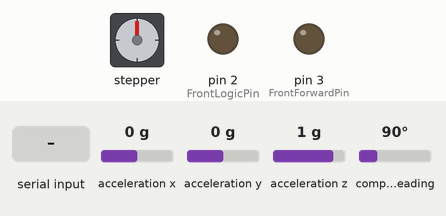
This sketch was run on a simulated Arduino Uno, built with avr-gcc and run on an emulated ATmega328P. Parts: stepper motor, output pins drawn as LEDs (lit = HIGH). Wiring (inferred from the names in the program): stepper motor (2048 steps per turn assumed): coils pin 4, pin 5, pin 6, pin 7. The test bench sets the inputs (shaded band); at power-on: acceleration x 0 g, acceleration y 0 g, acceleration z 1 g, compass heading 90°. Pins used as bus, display or sensor lines are not drawn; what the sketch prints to the serial monitor is not drawn.

Above: at 1.2 s.
1.3 s: "A" received over Serial
At 1.7 s:
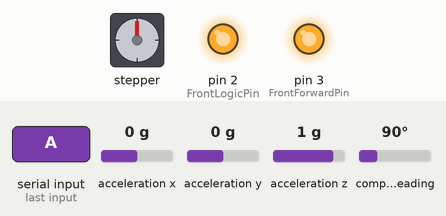
2.8 s: "B" received over Serial
At 4.0 s:
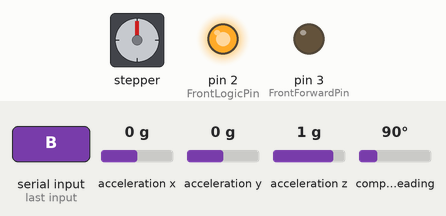
4.3 s: "C" received over Serial
At 5.2 s:
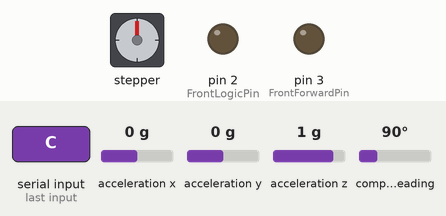
Timing chart, 0 to 7.3 s (numbered marks = the images above; inputs shaded):
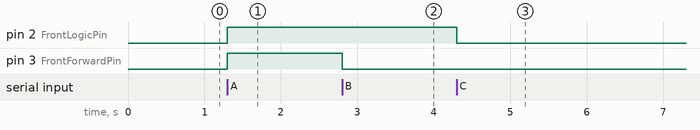

The sketch:

router_xbee.ino
```cpp
//Include Statements for the BNO055 Sensor
#include <Wire.h>
#include <Adafruit_Sensor.h>
#include <Adafruit_BNO055.h>
#include <utility/imumaths.h>
#include <stdio.h>
//include statements for the timer
#include <avr/io.h>
#include <avr/interrupt.h>
//Definitions
Adafruit_BNO055 bno = Adafruit_BNO055();

//First coil's pins/states
const int FrontLogicPin = 2;
const int FrontForwardPin = 3;
const int FrontReversePin = 4;
int FrontLogicState = LOW;
int FrontForwardState = LOW;
int FrontReverseState = LOW;
//Second coil's pins/states
const int SideLogicPin = 5;
const int SideForwardPin = 6;
const int SideReversePin = 7;
int SideLogicState = LOW;
int SideForwardState = LOW;
int SideReverseState = LOW;

int report_heading = 0; //variable used to determine whether it is time to report heading.  Based off Timer1.
bool doneCalibrating = false;
double highestDegree = 0;
double highestMagnetometer = 0;
double targetYaw = 90; //abstract value to begin
double currentYaw;


void setup()
{
  //set the pin modes
  pinMode(FrontLogicPin, OUTPUT);
  pinMode(FrontForwardPin, OUTPUT);
  pinMode(FrontReversePin, OUTPUT);
  pinMode(SideLogicPin, OUTPUT);
  pinMode(SideForwardPin, OUTPUT);
  pinMode(SideReversePin, OUTPUT);
  InitializeTimer1();  //Initialize Timer1

  //begin baudrate frequency 9600
  Serial.begin(9600);  //Physical Serial, "portOne"
  //setup for the BNO055 sensor
  bno.begin();
  bno.setExtCrystalUse(true);
  //calibration
  Serial.println("Calibrating...");
  //assignMagtometerData();
  Serial.print("Relative to initialization "); Serial.print(highestDegree); Serial.println(" is magnetic north");
}


void loop()  //Use the main loop to execute pending functions, and LISTEN for commands
{
  printHeadingReport();
  detectIncomingCommand();
  //controlSys();
}


void controlSys()
{
  //Four Different Initial Cases regarding the current/target yaw
  if (currentYaw > targetYaw && (abs(currentYaw - targetYaw) < 180))
  {
    //turn counter-clockwise
    //calculate the difference between the two points
    double difference = currentYaw - targetYaw;
  }
  if (currentYaw > targetYaw && (abs(currentYaw - targetYaw) > 180))
  {
    //turn clockwise
    //calculate the difference between the two points
    double difference = (360 - currentYaw) + targetYaw;
  }
  if (currentYaw < targetYaw && (abs(currentYaw - targetYaw) < 180))
  {
    //turn clockwise
    //calculate the difference between the two points
    double difference = targetYaw - currentYaw;
  }
  if (currentYaw < targetYaw && (abs(currentYaw - targetYaw) > 180))
  {
    //turn counter-clockwise
    //calculate the difference between the two points
    double difference = currentYaw + (360 - targetYaw);
  }
}


void detectIncomingCommand()
{
  //Read the incoming serial data
  if (Serial.available())
  {
    int nextVar = Serial.read();
    if (nextVar == 65) //ASCII Value for 'A'
    {
      Serial.write('A');
      //Assign states to turn the front coil FORWARD - ON
      FrontLogicState = HIGH;
      FrontForwardState = HIGH;
      FrontReverseState = LOW;
      //Write the states
      digitalWrite(FrontLogicPin, FrontLogicState);
      digitalWrite(FrontForwardPin, FrontLogicState);
      digitalWrite(FrontReversePin, FrontReverseState);
    }

    if (nextVar == 66) //ASCII Value for 'B'
    {
      Serial.write('B');
      //Assign states to turn the front coil REVERSE - ON
      FrontLogicState = HIGH;
      FrontForwardState = LOW;
      FrontReverseState = HIGH;
      //Write the states
      digitalWrite(FrontLogicPin, FrontLogicState);
      digitalWrite(FrontForwardPin, FrontForwardState);
      digitalWrite(FrontReversePin, FrontReverseState);
    }
    if (nextVar == 67) //ASCII Value for 'C'
    {
      Serial.write('C');
      //Assign states to turn the front coil OFF
      FrontLogicState = LOW;
      FrontForwardState = LOW;
      FrontReverseState = LOW;
      //Write the states
      digitalWrite(FrontLogicPin, FrontLogicState);
      digitalWrite(FrontForwardPin, FrontForwardState);
      digitalWrite(FrontReversePin, FrontReverseState);
    }

    if (nextVar == 68) //ASCII Value for 'D'
    {
      Serial.write('D');
      //Assign states to turn the side coil FORWARD - ON
      SideLogicState = HIGH;
      SideForwardState = HIGH;
      SideReverseState = LOW;
      //Write the states
      digitalWrite(SideLogicPin, SideLogicState);
      digitalWrite(SideForwardPin, SideForwardState);
      digitalWrite(SideReversePin, SideReverseState);
    }
    if(nextVar == 69) //ASCII Value for 'E'
    {
      Serial.write('E');
      //Assign states to turn the side coil REVERSE - ON
      SideLogicState = HIGH;
      SideForwardState = LOW;
      SideReverseState = HIGH;
      //Write the states
      digitalWrite(SideLogicPin, SideLogicState);
      digitalWrite(SideForwardPin, SideForwardState);
      digitalWrite(SideReversePin, SideReverseState);
    }

    if (nextVar == 70) //ASCII Value for 'F'
    {
      Serial.write('F');
      //Assign states to turn the side coil OFF
      SideLogicState = LOW;
      SideForwardState = LOW;
      SideReverseState = LOW;
      //Write the states
      digitalWrite(SideLogicPin, SideLogicState);
      digitalWrite(SideForwardPin, SideForwardState);
      digitalWrite(SideReversePin, SideReverseState);
    }
  }
}


void assignMagtometerData()
{
  boolean zeroAgain = false;
  boolean leftZero = false;
  while (zeroAgain == false)
  {
    //get the IMU Heading
    imu::Vector<3> euler = bno.getVector(Adafruit_BNO055::VECTOR_EULER);
    double x_degree = euler.x();
    //get the Magnetometer reading
    imu::Vector<3> magn = bno.getVector(Adafruit_BNO055::VECTOR_MAGNETOMETER);
    double x_magnetometer = magn.x();
    if (((x_degree > 10 && x_degree < 180) || (x_degree < 350 && x_degree > 180)) && leftZero == false)
    {
      Serial.println("Left initializing range.");
      leftZero = true;
    }
    if ((x_degree < 1 || x_degree > 359 ) && leftZero == true)
    {
      zeroAgain = true;
      doneCalibrating = true;
    }
    if (x_magnetometer > highestMagnetometer)
    {
      //assign new highest degree
      highestDegree = x_degree;
      highestMagnetometer = x_magnetometer;
    }
  }
}


void printHeadingReport()
{
  //See if it is time to report heading
  if (report_heading == 1)
  {
    //report the heading and reset report_heading back to default value of 0.
    currentYaw = getHeading();
    char buff[10];      //load the heading into the buffer
    sprintf(buff, "%d.%2d\n", int(currentYaw), frac(currentYaw));
    printbuffer(buff);      //use the print buffer to send one character at a time
    report_heading = 0;
  }
}


float getHeading()//self-explanatory
{
  //get the IMU Heading
  imu::Vector<3> euler = bno.getVector(Adafruit_BNO055::VECTOR_EULER);
  double x_degree = euler.x();
  double deviation = 360 - highestDegree;
  float heading = x_degree + 90;
  if (heading > 360)
  {
    heading = heading - 360;
  }
  return heading;
  //THE SYSTEM IS CONSTANTLY CALIBRATING.  TURN OFF WHEN USING ELECTROMAGENTICS (change operation mode)
}


//Print Buffer for XBee.  Send ASCII values, a char at a time.
void printbuffer(char *buffer)
{
  while (*buffer) {
    int val = *buffer++;
    if (val == 32)
    {
      Serial.write(48);
    }
    else
    {
      Serial.write(val);
    }
  }
  //Send an end of XMISSION that we've reached the end
  //Serial.write("E");
}

// this little function will return the first two digits after the decimal
// point of a float as an int to help with sprintf() (won't work for negative values)
// the .005 is there for rounding.
int frac(float num) {
  return ( ((num + .005) - (int)num) * 100);
}


void InitializeTimer1()
{
  //Initialize Timer1
  cli(); //disable global interupts
  TCCR1A = 0; //set the entire TCCR1A register to 0
  TCCR1B = 0;

  //set compare match register to desired timer count
  /*
    (# timer counts + 1) = (target time) / (timer resolution)
    (# timer counts + 1) = (1 s) / (6.4e-5 s)
    (# timer counts + 1) = 15625
    (# timer counts) = 15625 - 1 = 15624
  */
  OCR1A = 15624;
  //turn on CTC mode
  TCCR1B |= (1 << WGM12);
  //set CS10 and CS12 bits for 1024 prescaler
  TCCR1B |= (1 << CS10);
  TCCR1B |= (1 << CS12);
  //enable Timer1 COMPARE interupt
  TIMSK1 = (1 << OCIE1A);
  sei(); //enable global interupts
}


//runs when TIMER1 overflows
ISR(TIMER1_COMPA_vect)
{
  //set value to report heading
  report_heading = 1;
  //report_gyro = 1;
}
```

Measured:
- after the input at 1.3 s, pin 2 (FrontLogicPin), pin 3 (FrontForwardPin): LOW → HIGH at once
- after the input at 2.8 s, pin 3 (FrontForwardPin): HIGH → LOW at once
- after the input at 4.3 s, pin 2 (FrontLogicPin): HIGH → LOW at once
